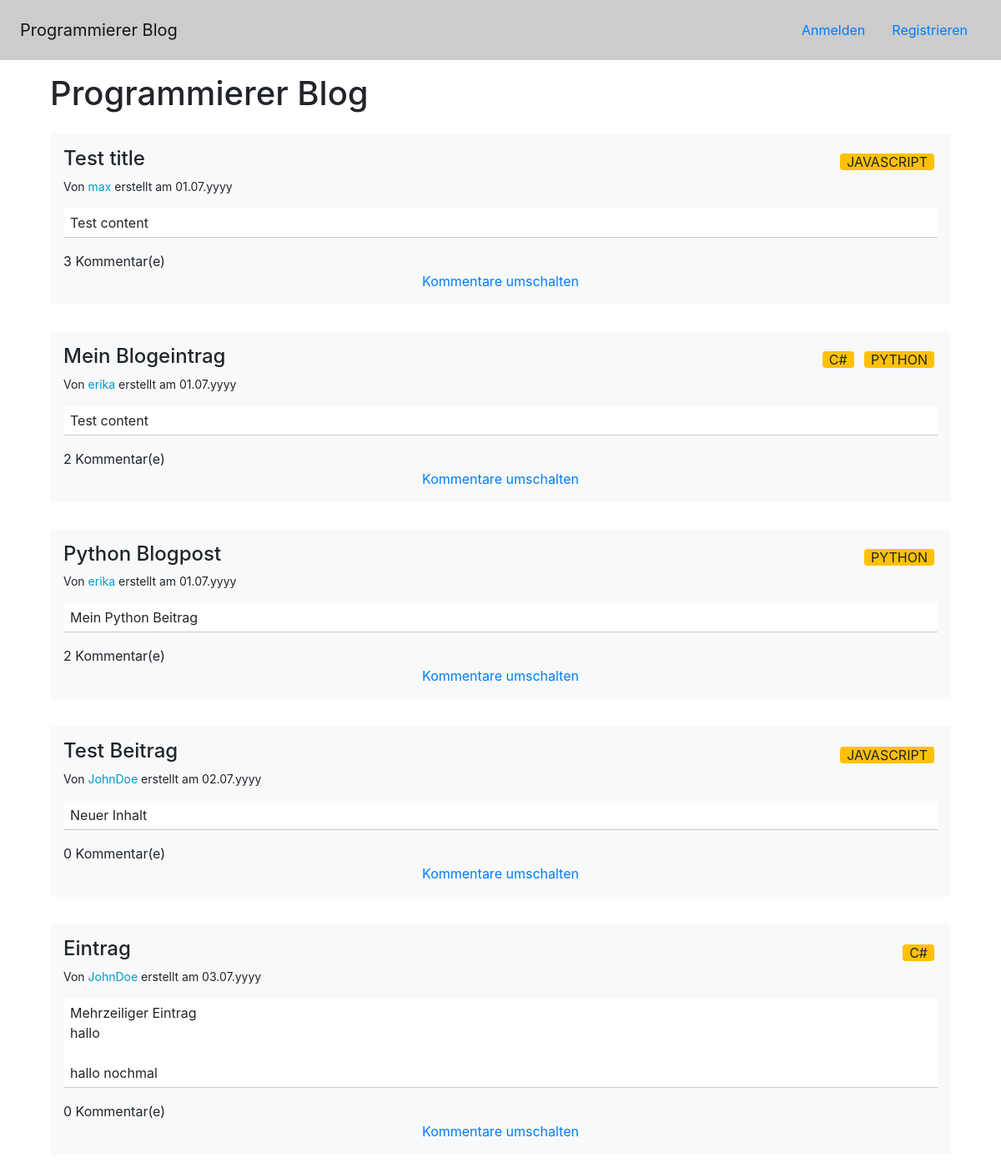
/index, run on the app's committed database.
### app/models.py (models this page shows, shortened)
class Entry(db.Model):
    id = db.Column(db.Integer, primary_key=True)
    title = db.Column(db.String(100), unique=True)
    content = db.Column(db.String(255))
    user_id = db.Column(db.Integer, db.ForeignKey('user.id'))
    tags = db.relationship('Tag', secondary=tags, backref="entries")
    comments = db.relationship('Comment', backref='entry', lazy=True)
    created_at = db.Column(db.DateTime, index=True, default=datetime.utcnow)

class Tag(db.Model):
    id = db.Column(db.Integer, primary_key=True)
    description = db.Column(db.String(64), index=True)

class User(UserMixin, db.Model):
    id = db.Column(db.Integer, primary_key=True)
    username = db.Column(db.String(64), index=True, unique=True)
    firstname = db.Column(db.String(64))
    lastname = db.Column(db.String(64))
    email = db.Column(db.String(120), index=True, unique=True)
    password = db.Column(db.String(128))
    entries = db.relationship('Entry', backref='author', lazy=True)
    comments = db.relationship('Comment', backref='author', lazy=True)

### app/routes.py (the view)
@app.route('/', methods=['GET', 'POST'])
@app.route('/index', methods=['GET', 'POST'])
def index():
    form = AddCommentForm()
    entries = Entry.query.all()
    if form.validate_on_submit():
        comment = Comment(content=form.content.data,
                          user_id=current_user.id, entry_id=form.entry_id.data)
        db.session.add(comment)
        db.session.commit()
        return redirect(url_for('index'))
    print(form.errors)
    return render_template('index.html', title='Startseite', entries=entries, form=form)

### app/templates/index.html
{% extends "base.html" %}
{% block app_content %}
    <h1>Programmierer Blog</h1>
    {% for entry in entries %}
        {% include '_entry.html' %}
    {% endfor %}
{% endblock %}

### app/templates/_entry.html (shortened to what this page needs)
<div class="bg-light rounded p-3 my-3">
            <div>
                <div class="d-flex justify-content-between align-items-center">
                    <h4>{{entry.title}}</h4>
                    <div>
                        {% for tag in entry.tags %}
                            <span class="bg-warning rounded px-2 mx-1 text-uppercase">{{tag.description}}</span>
                        {% endfor %}
                    </div>
                </div>
                <div style="font-size: 14px;">
                    <span>Von <span style="color: #009ACD;">{{entry.author.username}}</span></span>
                    <span> erstellt am {{ moment(entry.created_at).format('DD.MM.yyyy') }}</span>
                </div>
            </div>
            <div class="my-3 bg-white" style="white-space: pre-wrap;border-bottom: 1px solid #ccc; padding: 5px 8px;">{{entry.content}}</div>
            <div>
                <div>{{entry.comments|length}} Kommentar(e)</div>
                <div class="d-flex justify-content-center">
                    <a data-toggle="collapse" href=#commentsCollapse{{entry.id}} aria-expanded="false" aria-controls=commentsCollapse{{entry.id}}>
                        Kommentare umschalten
                    </a>
                </div>
            </div>
        </div>

### data on the page
Entry: title "Test title", author.username "max", created_at "01.07.yyyy", content "Test content", comments|length "3"
Tag: description "JAVASCRIPT"
Entry: title "Mein Blogeintrag", author.username "erika", created_at "01.07.yyyy", content "Test content", comments|length "2"
Tag: description "C#"
Tag: description "PYTHON"
Entry: title "Python Blogpost", author.username "erika", created_at "01.07.yyyy", content "Mein Python Beitrag", comments|length "2"
Entry: title "Test Beitrag", author.username "JohnDoe", created_at "02.07.yyyy", content "Neuer Inhalt", comments|length "0"
Entry: title "Eintrag", author.username "JohnDoe", created_at "03.07.yyyy", content "Mehrzeiliger Eintrag hallo hallo nochmal", comments|length "0"
